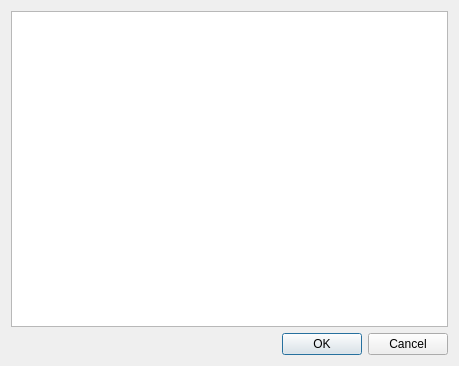
<?xml version="1.0" encoding="UTF-8"?>
<ui version="4.0">
 <class>Dialog</class>
 <widget class="QDialog" name="Dialog">
  <property name="geometry">
   <rect>
    <x>0</x>
    <y>0</y>
    <width>459</width>
    <height>366</height>
   </rect>
  </property>
  <property name="windowTitle">
   <string>Dialog</string>
  </property>
  <layout class="QVBoxLayout" name="verticalLayout">
   <item>
    <widget class="QPlainTextEdit" name="plainTextEdit"/>
   </item>
   <item>
    <widget class="QDialogButtonBox" name="buttonBox">
     <property name="standardButtons">
      <set>QDialogButtonBox::Cancel|QDialogButtonBox::Ok</set>
     </property>
    </widget>
   </item>
  </layout>
 </widget>
 <resources/>
 <connections/>
</ui>
